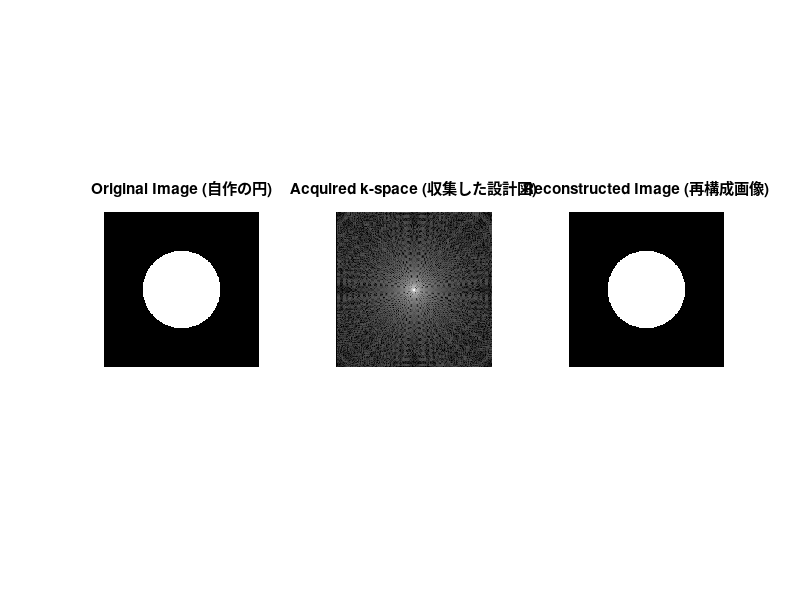

The MATLAB source for this figure:
% --- 1. セットアップ: お手本の画像 ---
N = 256; % 画像サイズ (256x256)

% P = phantom(N); % <- Image Processing Toolbox が必要なため削除

% === 修正箇所: Toolboxなしで「お手本の画像」を自作 ===
% (中心に円を配置する)
[X, Y] = meshgrid(linspace(-1, 1, N), linspace(-1, 1, N));
R = sqrt(X.^2 + Y.^2); % 中心からの距離
P = zeros(N, N);
P(R < 0.5) = 1; % 半径0.5の円
% === 修正ここまで ===

% --- 2. 理想のk空間（答え）を計算 ---
% fft2: 2次元フーリエ変換
% fftshift: k空間の中心（DC成分）を画像中心に移動
kspace_ideal = fftshift(fft2(P));

% --- 3. 位相エンコードによるk空間収集のシミュレーション ---

% 収集用の空のk空間を準備
kspace_acquired = zeros(N, N);

fprintf('k空間の収集中 (位相エンコードステップ)...\n');

% このforループが、TRごとに行われる位相エンコードステップをシミュレート
% (jが1からNまで変わるのが、G_y,jの強度をN段階で変えることに相当)
for j = 1:N
    % j番目のTRで、k空間の「j行目」のデータを収集する
    kspace_acquired(j, :) = kspace_ideal(j, :);
end

fprintf('k空間の収集完了。\n');

% --- 4. 画像の再構成 ---

% 収集したk空間データを逆フーリエ変換して画像を再構成
% ifftshift: k空間の中心を元に戻す
% ifft2: 2次元逆フーリエ変換
image_reconstructed = ifft2(ifftshift(kspace_acquired));

% --- 5. 結果の表示 ---

figure;

% 1. 元のファントム画像
subplot(1, 3, 1);
imshow(P, []);
title('Original Image (自作の円)');

% 2. 収集したk空間データ
% (対数を取って表示すると見やすい)
subplot(1, 3, 2);
imshow(log(abs(kspace_acquired) + 1), []);
title('Acquired k-space (収集した設計図)');

% 3. 再構成された画像
% (逆フーリエ変換の結果は複素数なので、絶対値を取って表示)
subplot(1, 3, 3);
imshow(abs(image_reconstructed), []);
title('Reconstructed Image (再構成画像)');
